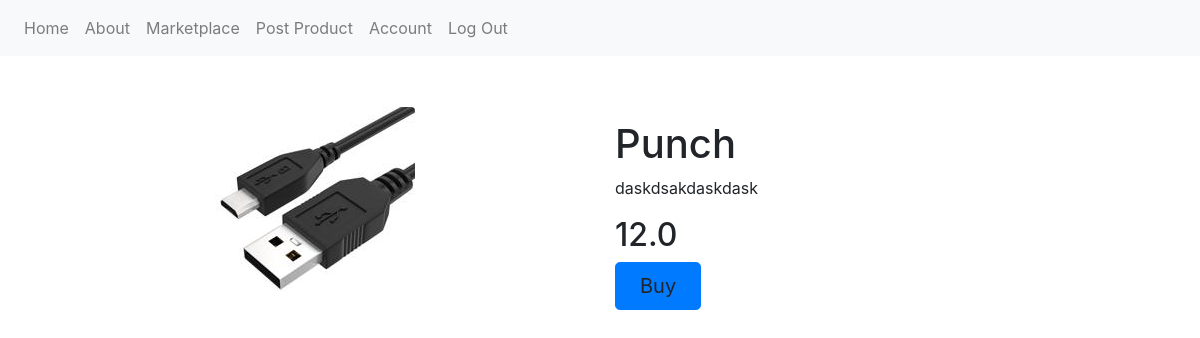
Page /4 (signed in) on the committed database.
### productmarketplace/models.py (models this page shows, shortened)
class Product(db.Model):
    __tablename__ = 'products'
    id = db.Column(db.Integer, primary_key = True)
    user_id = db.Column(db.Integer, db.ForeignKey('users.id'), nullable = False)
    profile_image = db.Column(db.String(64),nullable = False,default = 'default_product_img.jpg')
    name = db.Column(db.String(64), nullable = False)
    price = db.Column(db.Float, nullable = False)
    date = db.Column(db.DateTime, nullable = False, default = datetime.now())
    description = db.Column(db.Text, nullable = False)

### productmarketplace/users/views.py (the view)
@users.route('/<username>', methods = ['GET','POST'])
@login_required
def user_products(username):
    page = request.args.get('page',1,type=int)
    user = User.query.filter_by(username=username).first_or_404()
    product_cards = Product.query.filter_by(author= user).order_by(Product.date.desc()).paginate(page=page,per_page=8)
    return render_template('user_products.html', product_cards=product_cards,user = user)

### productmarketplace/models.py (called while the page is built)
@login_manager.user_loader
def load_user(user_id):
    return db.session.get(User,user_id)

    def has_role(self, role):
        print('called has_role', role)
        return role == self.role.name

### productmarketplace/product_card/views.py (called while the page is built)
@product.route('/<int:product_id>')
@login_required
def products(product_id):
    product = Product.query.get_or_404(product_id)
    return render_template('product.html', product=product)

### productmarketplace/templates/product.html (shortened to what this page needs)
{%extends 'base.html'%} {%block content%}
<div class="container">
  <div class="row my-5 align-items-center">
    <div class="col-md-6 text-center">
      <img
        class="rounded img-fluid"
        style="max-height: 400px; object-fit: contain"
        src="{{url_for('static', filename = 'product_picture/' + product.profile_image)}}"
        alt="Product Image"
      />
    </div>
    <div class="col-md-6">
      <div class="py-2 px-0">
      </div>
      <h1>{{product.name}}</h1>
      <p>{{product.description}}</p>
      <h2>{{product.price}}</h2>
      <a class="btn btn-primary btn-lg px-4">Buy</a>
    </div>
  </div>
</div>
{%endblock%}

### rows in the picture
Product: profile_image (picture), name "Punch", description "daskdsakdaskdask", price "12.0"
